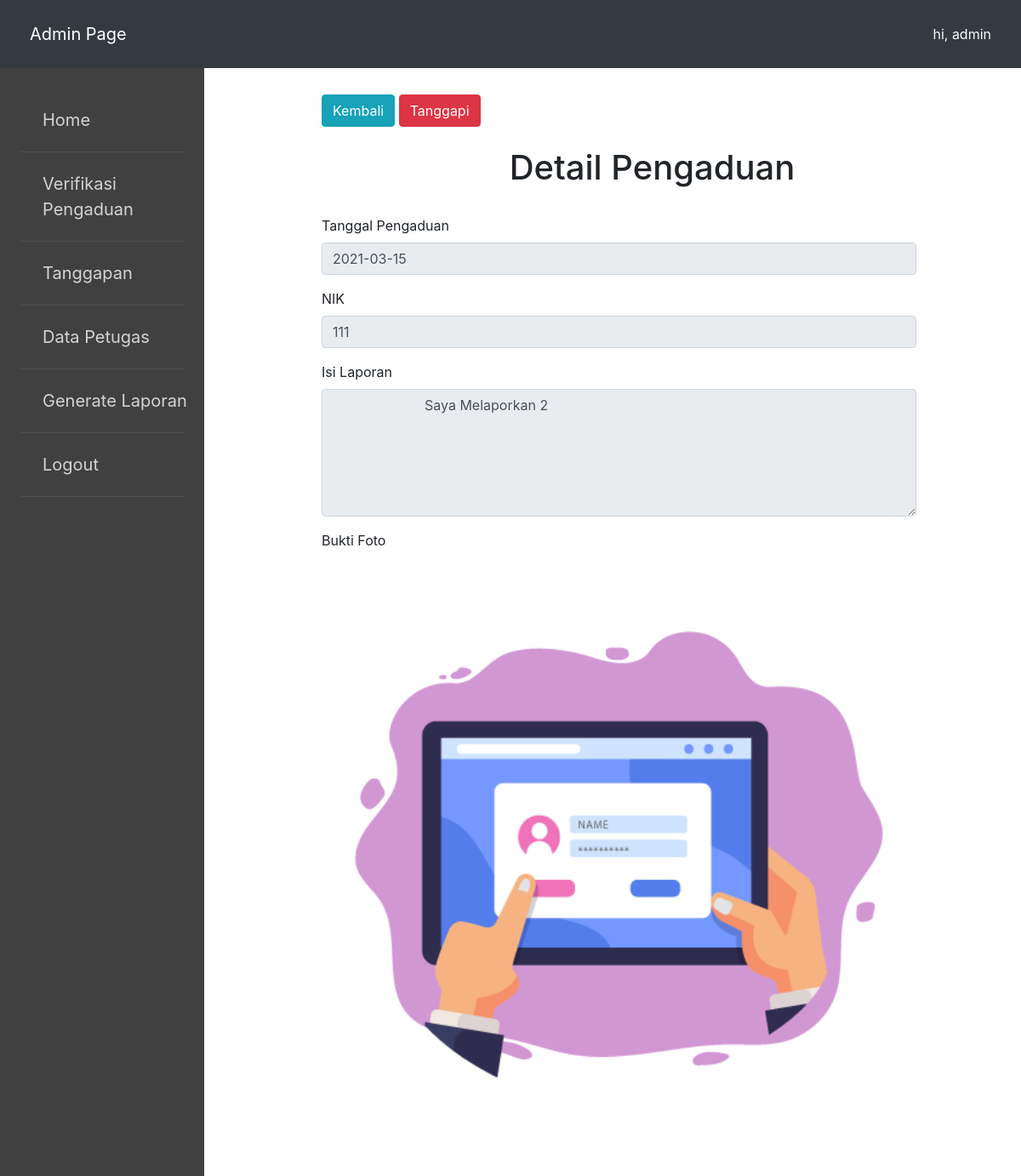
/view/admin/laporan/detail_pengaduan_proses.php?id=2 (signed in), run on the app's committed database.
### tables this page shows
CREATE TABLE `pengaduan` (
  `id_pengaduan` int(11) NOT NULL,
  `tgl_pengaduan` date NOT NULL,
  `nik` char(16) NOT NULL,
  `isi_laporan` text NOT NULL,
  `foto` varchar(255) NOT NULL,
  `status` enum('0','proses','selesai','') NOT NULL
);

### config/koneksi.php (called while the page is built, shortened)
<?php
class database{
	var $host = "localhost";
	var $uname = "root";
	var $pass = "";
	var $db= "db_pengaduan_masyarakat";
	var $koneksi = "";
	function __construct(){
		$this->koneksi = mysqli_connect($this->host, $this->uname, $this->pass, $this->db);
	}
	function detail_laporan()
	{
		$sql = mysqli_query($this->koneksi, "SELECT * FROM pengaduan where id_pengaduan='$_GET[id]'");
		return $sql->fetch_array();
	}
}

### view/admin/laporan/detail_pengaduan_proses.php (the view, shortened to what this page needs)
<?php
	include '../../../config/koneksi.php';
	include "../header/header.php";
	$db= new database();
	$lihat = $db->detail_laporan();
 ?>
<link rel="stylesheet" type="text/css" href="../../../assets/bootstrap/css/bootstrap.min.css">
<div class="container">
	<div class="main">
		<a href="data_pengaduan_proses.php" class="btn btn-info">Kembali</a>
		<a href="tanggapan.php?id=<?php echo $lihat['id_pengaduan'] ?>" class="btn btn-danger">Tanggapi</a>
		<br><br>
		<center>
			<h1>Detail Pengaduan</h1><br>
		</center>
		<div class="form-group" style="width: 90%;">
			<label for="nama">Tanggal Pengaduan</label>
			<input style="" type="text" name="tgl_pengaduan" value="<?php echo $lihat['tgl_pengaduan']; ?>" class="form-control" readonly="">
		</div>
		<div class="form-group" style="width: 90%;">
			<label for="nama">NIK</label>
			<input type="text" name="nik" class="form-control" value="<?php echo $lihat['nik']; ?>" readonly="">
		</div>
		<div class="form-group" style="width: 90%;">
			<label for="nama">Isi Laporan</label>
			<textarea type="text" name="isi_laporan" class="form-control" style="height: 150px;" readonly="">
			<?php echo $lihat['isi_laporan']; ?>
			</textarea>
		</div>
		<div class="form-group">
			<label for="nama">Bukti Foto</label><br>
			<img src="../../../assets/foto/<?php echo $lihat['foto']; ?>" width="90%;">
		</div>
	 	<br><br>
	</div>
</div>

### assets/style.css (style rules this page uses)
.main { padding-top: 10%; margin-left: 30%; }

### data on the page
pengaduan: tgl_pengaduan "2021-03-15", nik "111", isi_laporan "Saya Melaporkan 2", foto (picture)

### other printed values
$_SESSION['nama'] "admin"
